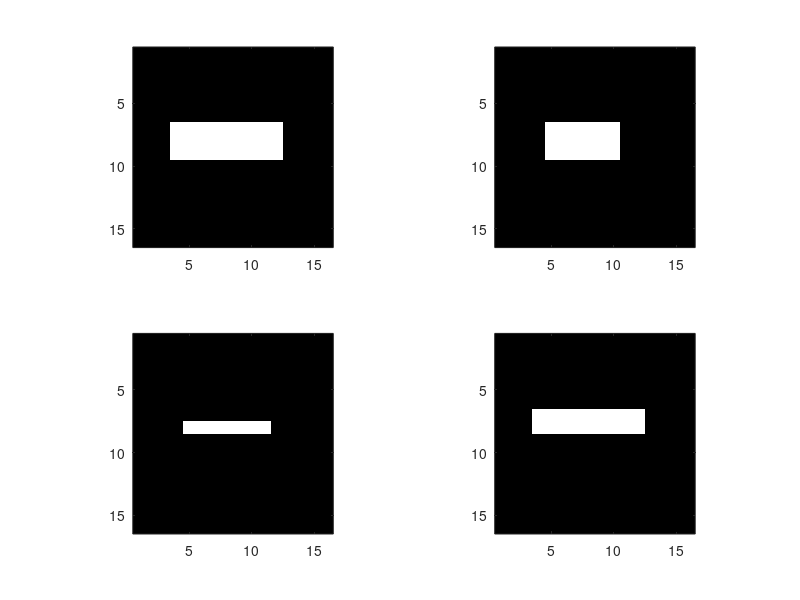

The MATLAB script that drew this image:
clear all, close all;

% create the binary image b1
b1=zeros(16,16); %white object on a black background 
b1(7:9,4:12)=ones(3,9);
subplot(2,2,1); imshow(b1); axis on %display
% create the structuring elements
se1=ones(1,4); % 1 x 3
se2=ones(2,1); % 3 x 1
se1 %print them on screen
se2 %
% erode the image b1
e1b1=imerode(b1,se1); %by se1 
e2b1=imerode(b1,se2); %by se2
subplot(2,2,2); imshow(e1b1); axis on; 
subplot(2,2,4); imshow(e2b1); axis on;

se = ones(3,3);
e3b1 = imerode(b1,se); 
subplot(2,2,3); imshow(e3b1); axis on;
